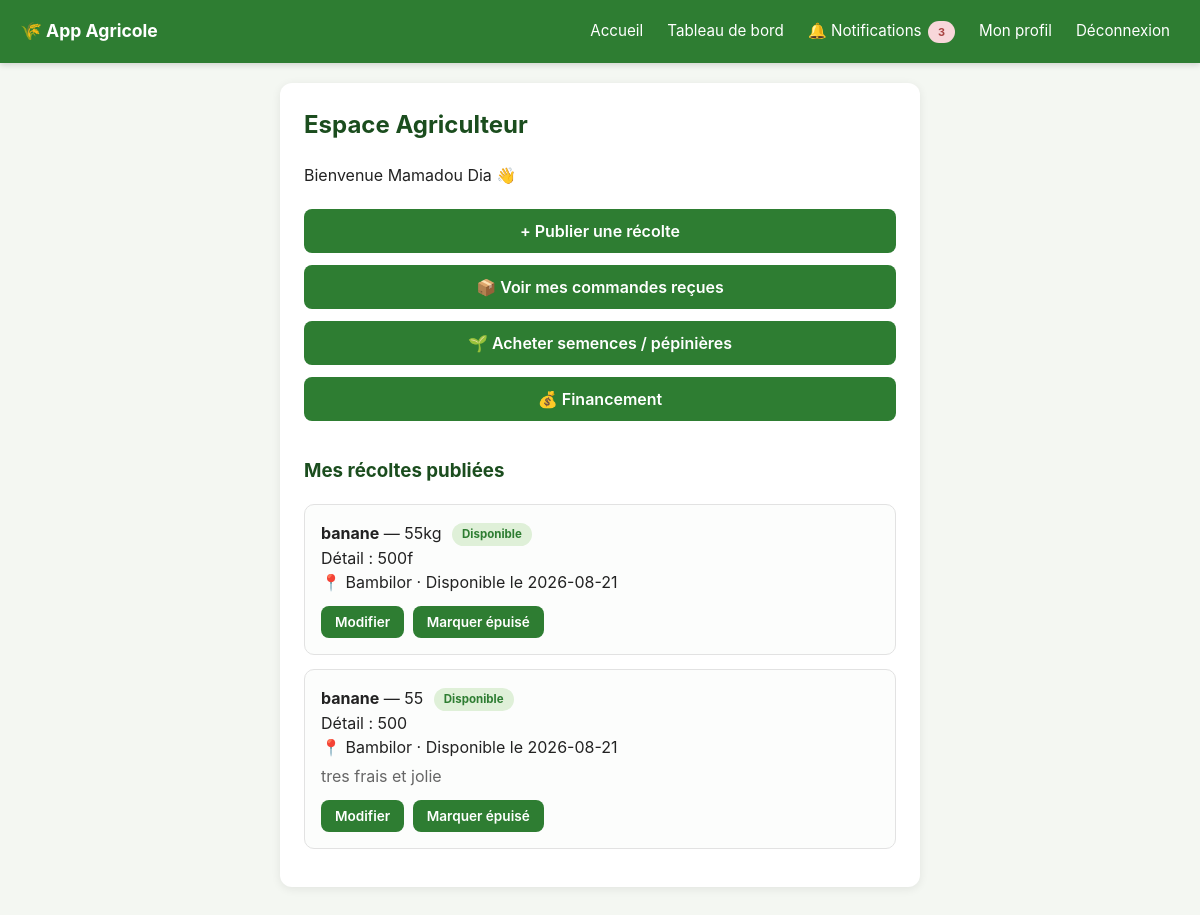
/espace-agriculteur (signed in), run on the app's committed database.
### tables this page shows
CREATE TABLE recoltes (
            id INTEGER PRIMARY KEY AUTOINCREMENT,
            agriculteur_id INTEGER NOT NULL,
            nom TEXT NOT NULL,
            quantite TEXT NOT NULL,
            prix TEXT NOT NULL,
            date_disponibilite TEXT NOT NULL,
            localite TEXT NOT NULL,
            description TEXT,
            photo TEXT,
            date_creation TEXT DEFAULT CURRENT_TIMESTAMP, prix_gros TEXT, quantite_gros_min TEXT, statut TEXT NOT NULL DEFAULT 'disponible',
            FOREIGN KEY (agriculteur_id) REFERENCES "utilisateurs_ancien" (id)
        );

### app.py (the view)
@app.route("/espace-agriculteur")
def espace_agriculteur():
    if not utilisateur_connecte() or session["role"] != "agriculteur":
        return redirect(url_for("connexion"))
    connexion_bd = get_connexion()
    recoltes = connexion_bd.execute(
        "SELECT * FROM recoltes WHERE agriculteur_id = ? ORDER BY date_creation DESC",
        (session["utilisateur_id"],)
    ).fetchall()
    connexion_bd.close()
    return render_template("espace_agriculteur.html", nom=session["nom"], recoltes=recoltes)

### app.py (called while the page is built, shortened)
def utilisateur_connecte():
    return "utilisateur_id" in session

def compter_notifications_non_lues(utilisateur_id, role):
    connexion_bd = get_connexion()
    total = 0
    if role == "agriculteur":
        r = connexion_bd.execute(
            """SELECT COUNT(*) AS n FROM commandes
               JOIN recoltes ON commandes.recolte_id = recoltes.id
               WHERE recoltes.agriculteur_id = ? AND commandes.lu = 0""",
            (utilisateur_id,)
        ).fetchone()
        total += r["n"]
        r = connexion_bd.execute(
            """SELECT COUNT(*) AS n FROM contacts_demande
               JOIN demandes_financement ON contacts_demande.demande_id = demandes_financement.id
               WHERE demandes_financement.agriculteur_id = ? AND contacts_demande.lu = 0""",
            (utilisateur_id,)
        ).fetchone()
        total += r["n"]
    connexion_bd.close()
    return total

@app.context_processor
def injecter_notifications():
    if utilisateur_connecte():
        return {"nb_notifications": compter_notifications_non_lues(session["utilisateur_id"], session["role"])}
    return {"nb_notifications": 0}

### database.py (called while the page is built)
def get_connexion():
    if UTILISE_POSTGRES:
        connexion_brute = psycopg2.connect(
            DATABASE_URL, cursor_factory=psycopg2.extras.RealDictCursor
        )
    else:
        connexion_brute = sqlite3.connect(DB_NAME)
        connexion_brute.row_factory = sqlite3.Row
    return ConnexionCompatible(connexion_brute)

    def execute(self, requete, parametres=()):
        curseur = self._connexion.cursor()
        if UTILISE_POSTGRES:
            requete = requete.replace("?", "%s")
        curseur.execute(requete, parametres)
        return curseur

    def close(self):
        self._connexion.close()

### templates/espace_agriculteur.html (shortened to what this page needs)
{% extends "base.html" %}
{% block contenu %}
    <h2>Espace Agriculteur</h2>
    <p>Bienvenue {{ nom }} 👋</p>
    <a href="{{ url_for('nouvelle_recolte') }}"><button>+ Publier une récolte</button></a>
    <a href="{{ url_for('commandes_recues') }}"><button>📦 Voir mes commandes reçues</button></a>
    <a href="{{ url_for('semences_pepinieres') }}"><button>🌱 Acheter semences / pépinières</button></a>
    <a href="{{ url_for('espace_financement_agriculteur') }}"><button>💰 Financement</button></a>
    <h3 style="margin-top: 30px;">Mes récoltes publiées</h3>
    {% if recoltes %}
        {% for recolte in recoltes %}
            <div class="carte-recolte">
                <div>
                    <strong>{{ recolte.nom }}</strong> — {{ recolte.quantite }}
                    {% if recolte.statut == 'disponible' %}
                        <span class="badge badge-dispo">Disponible</span>
                    {% else %}
                        <span class="badge badge-epuise">Épuisé</span>
                    {% endif %}
                    <br>
                    Détail : {{ recolte.prix }}<br>
                    📍 {{ recolte.localite }} · Disponible le {{ recolte.date_disponibilite }}
                    {% if recolte.description %}
                        <p style="margin: 5px 0 0; color: #666;">{{ recolte.description }}</p>
                    {% endif %}
                    <div style="margin-top: 8px;">
                        <a href="{{ url_for('modifier_recolte', recolte_id=recolte.id) }}"><button type="button">Modifier</button></a>
                        <form method="POST" action="{{ url_for('basculer_statut', recolte_id=recolte.id) }}" style="display:inline;">
                            <button type="submit">
                                {% if recolte.statut == 'disponible' %}Marquer épuisé{% else %}Marquer disponible{% endif %}
                            </button>
                        </form>
                    </div>
                </div>
            </div>
        {% endfor %}
    {% else %}
        <p>Tu n'as encore publié aucune récolte.</p>
    {% endif %}
{% endblock %}

### templates/base.html (style rules this page uses)
* { box-sizing: border-box; }
body { font-family: -apple-system, BlinkMacSystemFont, "Segoe UI", Arial, sans-serif; background-color: #f4f7f2; margin: 0; padding: 0; color: #222; line-height: 1.5; }
h1, h2, h3 { color: #1b4d1e; margin-top: 0; }
input, select, textarea, button { width: 100%; padding: 12px; margin: 6px 0; border-radius: 8px; border: 1px solid #d0d0d0; font-family: inherit; font-size: 1em; }
.carte-recolte { border: 1px solid #e2e2e2; border-radius: 10px; padding: 16px; margin-bottom: 14px; display: flex; gap: 15px; flex-wrap: wrap; background: #fcfdfc; }
.carte-recolte > div { flex: 1; min-width: 200px; }
.carte-recolte button { width: auto; padding: 8px 14px; font-size: 0.85em; margin: 4px 4px 0 0; }
.badge { display: inline-block; padding: 3px 10px; border-radius: 12px; font-size: 0.72em; font-weight: bold; margin-left: 6px; vertical-align: middle; }
.badge-dispo { background-color: #dff0d8; color: #2e7d32; }
button { background-color: #2e7d32; color: white; border: none; cursor: pointer; font-weight: 600; transition: background-color 0.15s; }
a { color: #2e7d32; }

### data on the page
recoltes: nom "banane", quantite "55kg", statut "Disponible", prix "500f", localite "Bambilor", date_disponibilite "2026-08-21"
recoltes: nom "banane", quantite "55", statut "Disponible", prix "500", localite "Bambilor", date_disponibilite "2026-08-21", description "tres frais et jolie"

### other printed values
{{ nb_notifications }} "3"
{{ nom }} "Mamadou Dia"
